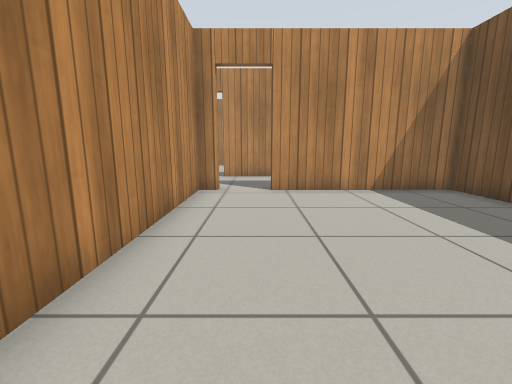
View 1 (above)

20 first-person views from a walk through a robot-simulator world made for Gazebo. The camera is 0.72 m above the floor, tilts 10° down and sees 90° across. The floor is counted in squares, 0.5 m on a side. Each view is taken from the middle of a square. On the plan, view 1 faces up. The plan holds only what a view shows up to about 13 squares ahead; the rest is blank. The place goes on beyond the plan. Gazebo's built-in surfaces are drawn with simple patterns.

View 2
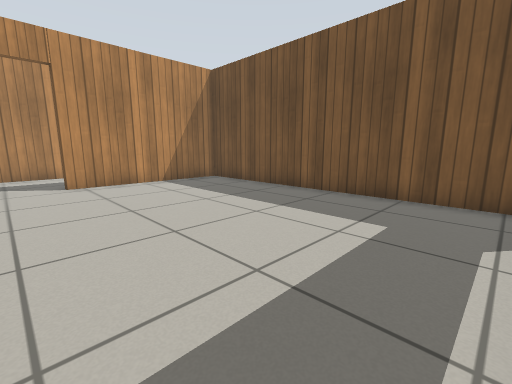

View 3
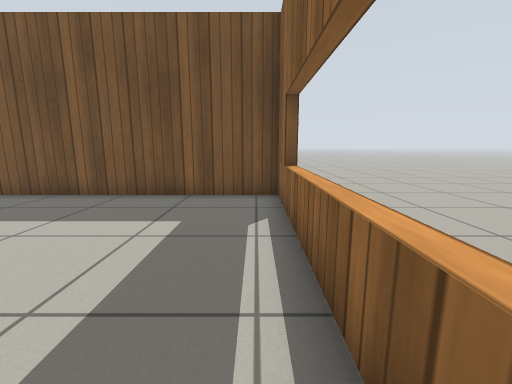

View 4
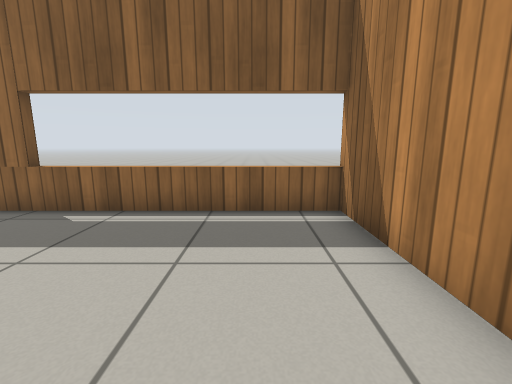

View 5
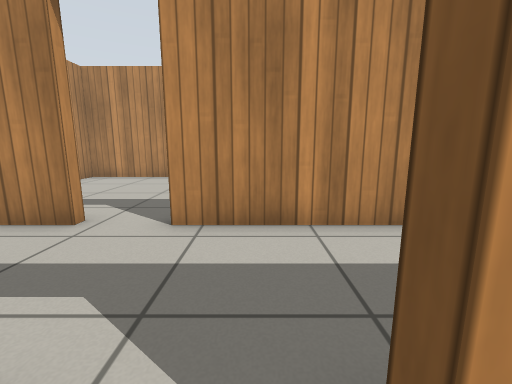

View 6
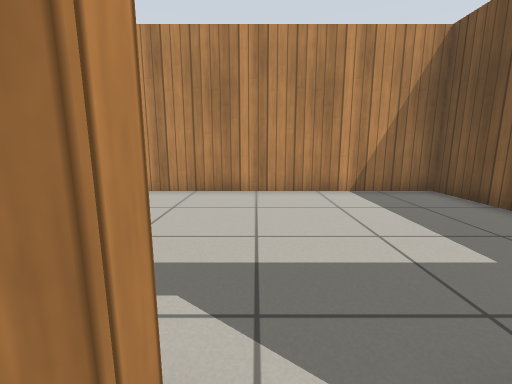

View 7
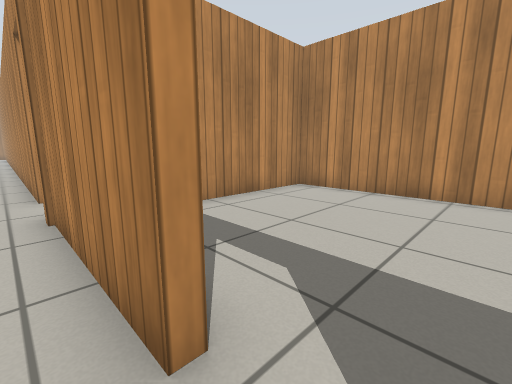

View 8
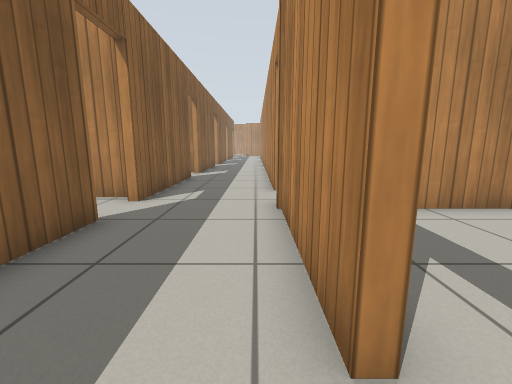

View 9
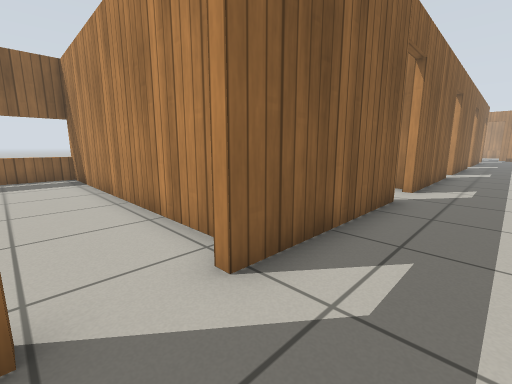

View 10
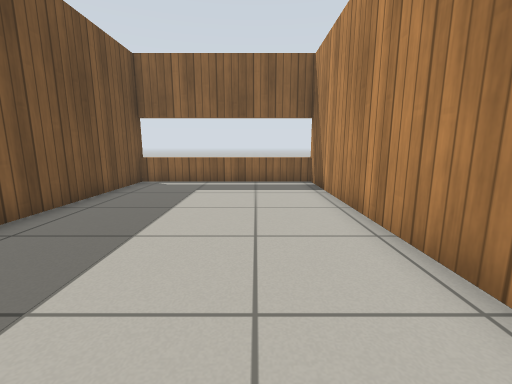

View 11
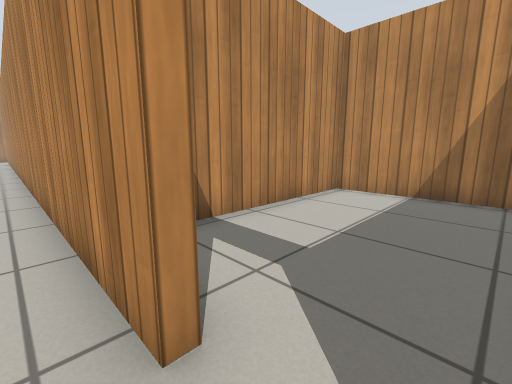

View 12
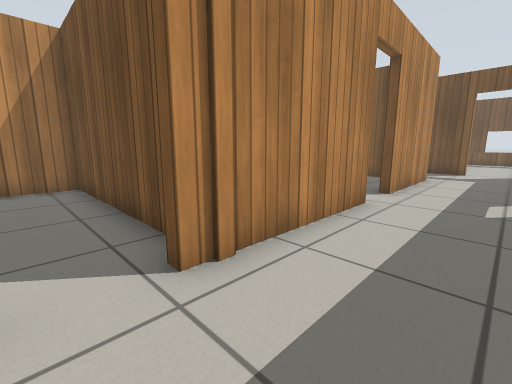

View 13
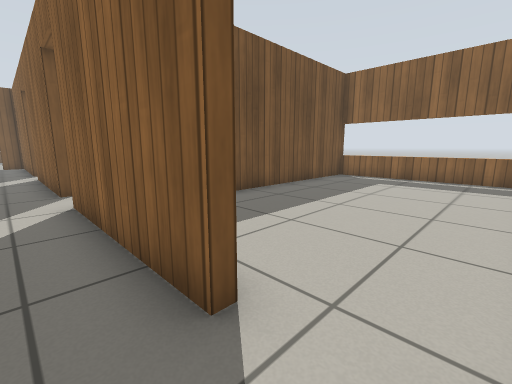

View 14
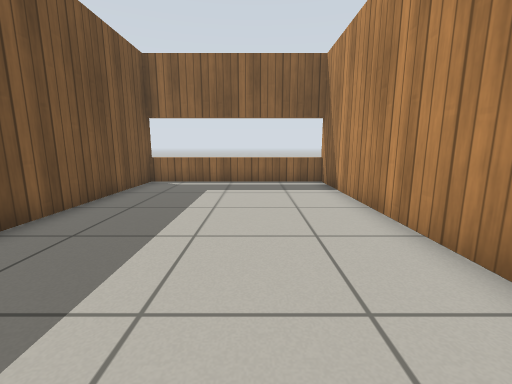

View 15
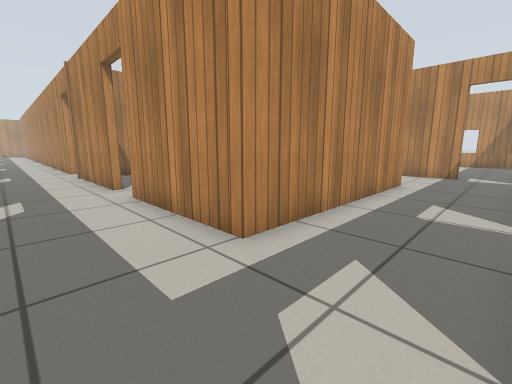

View 16
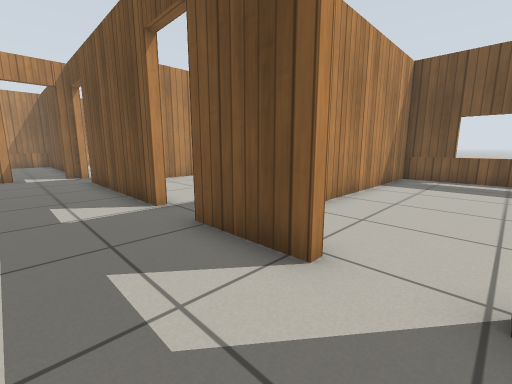

View 17
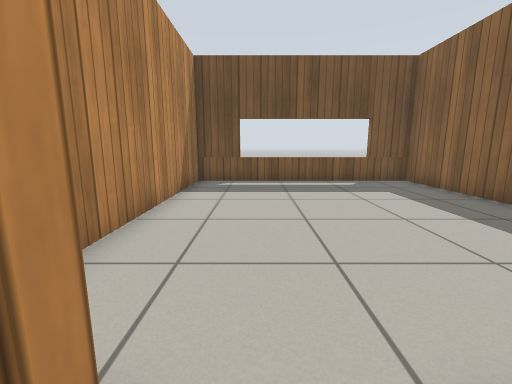

View 18
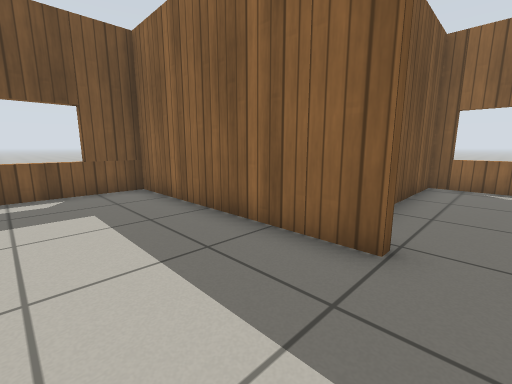

View 19
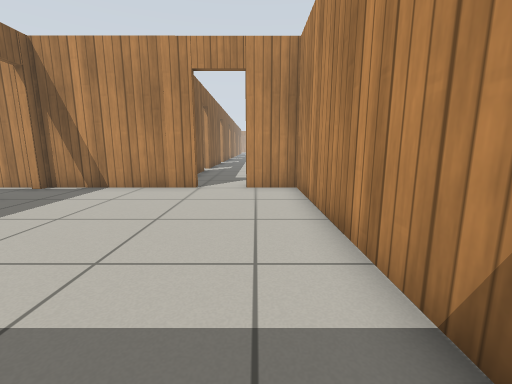

View 20
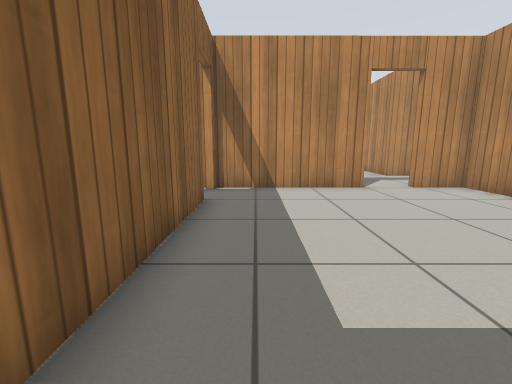

### Floor plan
Points are (right, up) in squares from view 1. A wall is a line through its corners. A room is listed if a view was taken in it or the views show most of it. See-through windows are left out.
Room 1 (views 1, 2, 3, 4, 5)
walls: (-1.3, 8.6) (-1.9, 8.6) (-1.9, -3); (-2, -2.7) (6.6, -2.7) (6.6, 8.6) (0.5, 8.6)
ways out: open door at (-0.5, 9) to room 2
Room 2 (views 6, 7, 8, 9, 11, 12, 13, 15, 16, 17)
walls: (-3.4, 12.6) (-8.7, 12.6); (-7, 8.9) (-1.3, 8.9); (0.5, 8.9) (1.9, 8.9); (-10.5, 12.6) (-18.5, 12.6); (6.6, 11.6) (6.6, 14.4); (-14.4, 8.9) (-8.7, 8.9); (3.1, 20.6) (3.1, 12.6) (-1.6, 12.6); (6.6, 16.1) (6.6, 22.1); (-18.5, 8.9) (-16.1, 8.9); (4.4, 24.3) (2, 24.3); (6.6, 24.3) (6.1, 24.3)
ways out: open door at (-0.5, 9) to room 1; open door at (-7.5, 9) to room 3; open door at (-15.5, 9) to room 4; open door at (7, 10.5) to room 5; open door at (-2.5, 13) to room 6; open door at (-9.5, 13) to room 7; open door at (6.2, 23.7); open door at (7, 15.5)
Room 3 (view 10)
walls: (-9.3, 8.4) (-9.3, -2.7) (-2.1, -2.7); (-2.2, -3) (-2.2, 3.5)
ways out: open door at (-7.5, 9) to room 2
Room 4 (view 14)
walls: (-16.8, 5.5) (-16.8, -2.7) (-9.5, -2.7); (-9.6, -3) (-9.6, 4.6)
ways out: open door at (-15.5, 9) to room 2
Room 5 (views 18, 19, 20)
walls: (6.9, 9.9) (6.9, 4.6); (9, 4.6) (16.9, 4.6) (16.9, 13.5) (6.9, 13.5) (6.9, 11.6)
ways out: open door at (7, 10.5) to room 2; open door at (8.3, 4.3) to room 8
Room 6 (no view inside)
walls: (2.8, 17.6) (2.8, 20.3) (-7.9, 20.3) (-7.9, 14.2); (2.8, 14.4) (2.8, 15.1)
ways out: open door at (-2.5, 13) to room 2
Room 7 (no view inside)
walls: (-8.2, 13.9) (-8.2, 20.3) (-13.3, 20.3) (-13.3, 14.5)
ways out: open door at (-9.5, 13) to room 2
Room 8 (no view inside)
walls: (6.9, 4.3) (6.9, 2.8); (7.9, -2.7) (10, -2.7) (10, 1.1)
ways out: open door at (8.3, 4.3) to room 5

Positions as (right, up) in squares from view 1, and headings:
1: (0, 0), facing up
2: (-1, -2), facing up-right
3: (-1, -2), facing right
4: (0, 3), facing down
5: (0, 8), facing up
6: (-3, 12), facing up
7: (-2, 12), facing up-left
8: (-2, 12), facing left
9: (-7, 11), facing down-left
10: (-7, 8), facing down
11: (-9, 12), facing up-left
12: (-10, 10), facing up-right
13: (-16, 10), facing down-right
14: (-14, 8), facing down
15: (6, 10), facing up-left
16: (4, 10), facing up-right
17: (6, 11), facing right
18: (8, 8), facing down-right
19: (16, 12), facing left
20: (16, 6), facing left
